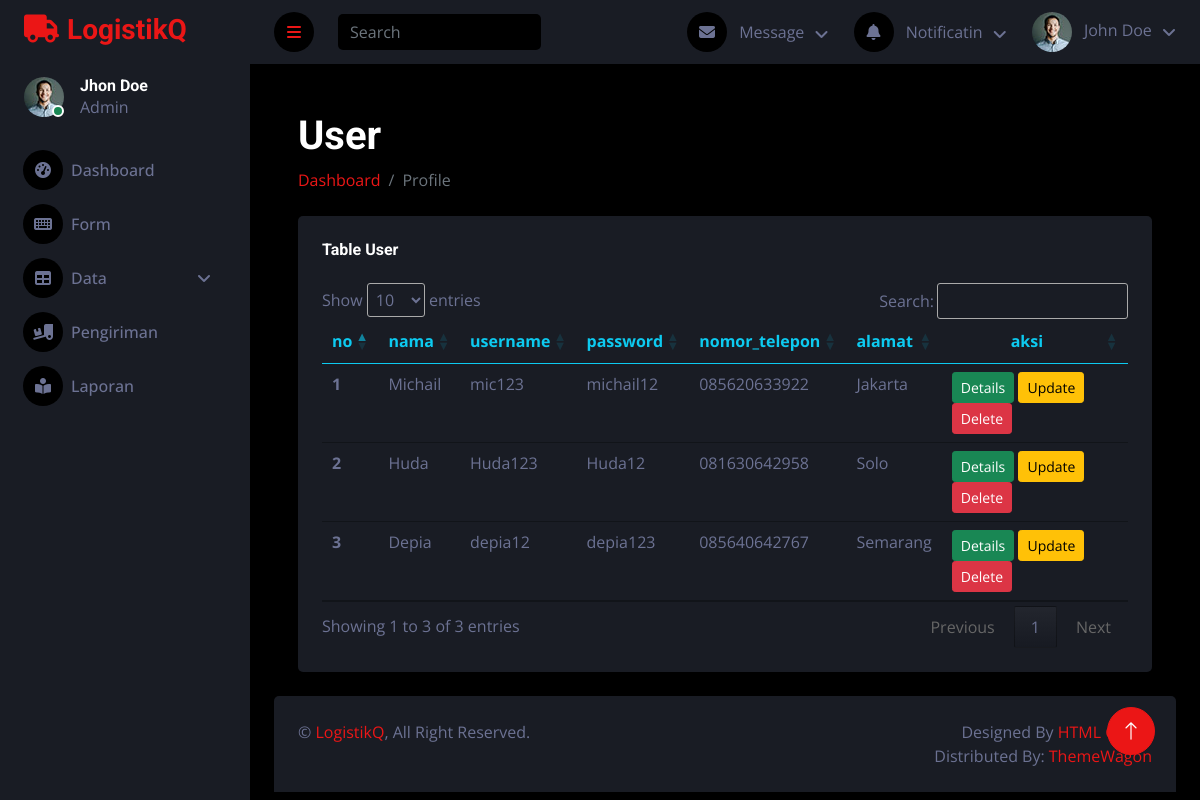
Before: /LogistikQ/index.php?url=Pages/user/dtUser with the older database file.
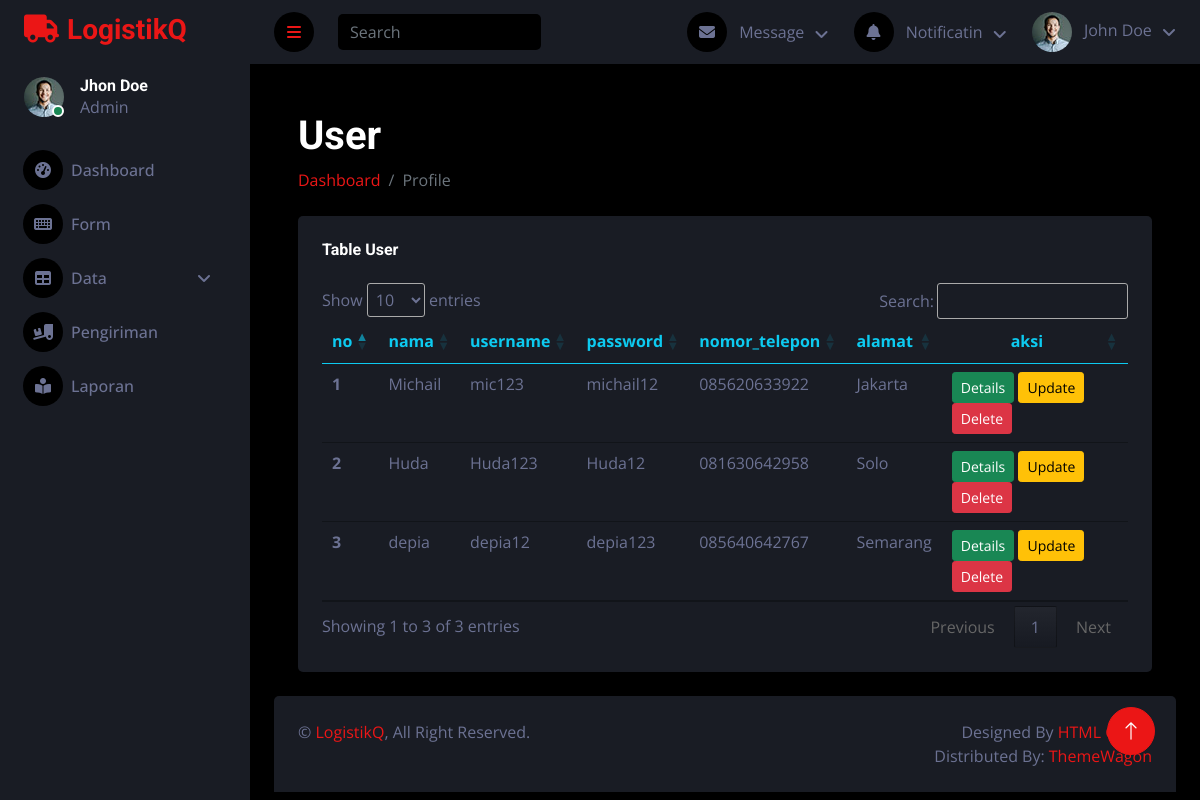
After: the same page with the newer database file.
### tables this page shows
CREATE TABLE `user` (
  `id` int(11) NOT NULL,
  `nama` varchar(75) NOT NULL,
  `username` varchar(45) NOT NULL,
  `password` varchar(225) NOT NULL,
  `nomor_telepon` varchar(16) NOT NULL,
  `alamat` varchar(45) NOT NULL
);

### LogistikQ/models/user.php (called while the page is built, shortened)
<?php
class user
{
    private $koneksi;
    public function __construct()
    {
        global $dbh;
        $this->koneksi = $dbh;
    }
    public function dataUser()
    {
        $sql = "SELECT * FROM user";
        $ps = $this->koneksi->prepare($sql);
        $ps->execute();
        $rs = $ps->fetchALL();
        return $rs;
    }
}
?>

### LogistikQ/Pages/user/dtUser.php (the view, shortened to what this page needs)
<?php
$model =  new user();
$data_user = $model->dataUser();
?>
<div class="container-fluid pt-4 px-4">
    <h1 class="mt-4">User</h1>
    <ol class="breadcrumb mb-4">
        <li class="breadcrumb-item"><a href="Pages/user/index.php?url=dashboard">Dashboard</a></li>
        <li class="breadcrumb-item active">Profile</li>
    </ol>
    <div class="row g-4">
        <div class="col-12">
            <div class="bg-secondary rounded h-100 p-4">
                <h6 class="mb-4">Table User</h6>
                <div class="table-responsive">
                    <table id="datapegawai" class="table">
                        <thead>
                            <tr>
                                <th class="text-info" scope="col">no</th>
                                <th class="text-info" scope="col">nama</th>
                                <th class="text-info" scope="col">username</th>
                                <th class="text-info" scope="col">password</th>
                                <th class="text-info" scope="col">nomor_telepon</th>
                                <th class="text-info" scope="col">alamat</th>
                                <th class="text-info text-center" scope="col">aksi</th>
                            </tr>
                        </thead>
                        <tbody>
                            <?php $id = 1; ?>
                            <?php foreach ($data_user as $row) : ?>
                                <tr>
                                    <th scope="row"><?= $id; ?></th>
                                    <td><?= $row['nama']; ?></td>
                                    <td><?= $row['username']; ?></td>
                                    <td><?= $row['password']; ?></td>
                                    <td><?= $row['nomor_telepon']; ?></td>
                                    <td><?= $row['alamat']; ?></td>
                                    <td>
                                        <form action="Pages/user/user_controller.php" method="POST">
                                            <a href="index.php?url=Pages/user/detail_user&id=<?= $row['id'] ?>">
                                                <button type="button" class="btn btn-success btn-sm">Details</button>
                                            </a>
                                            <a href="index.php?url=Pages/user/user_form&idedit=<?= $row['id'] ?>">
                                                <button type="button" class="btn btn-warning btn-sm">Update</button>
                                            </a>
                                            <button type="submit" class="btn btn-danger btn-sm" name="proses" value="hapus" onclick="return confirm('Apakah anda yakin ingin menghapusnya?')">Delete</button>
                                        </form>
                                    </td>
                                </tr>
                                <?php $id++; ?>
                            <?php endforeach; ?>
                        </tbody>
                    </table>
                </div>
            </div>
        </div>
    </div>
</div>

Changed rows visible on the page:
changed user "depia12": nama "Depia" → "depia"
